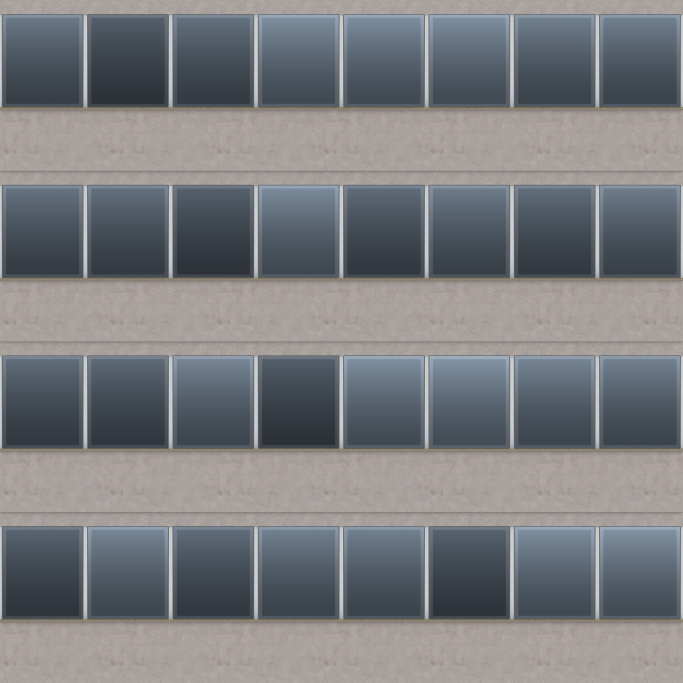
#> input picture Web/art/facades/office_color.jpg, 2048 x 2048 px (shown at 1/3 size); its folder holds 3 pictures in this run
$ python make_facade_rough.py
#> lines starting #> are read from the running program, lines starting #| are printed output that depends on the picture; after the words box and inside, x2 and y2 are one past the last pixel; in counts of white or black regions, pixels touching at a corner belong together
#!/usr/bin/env python3
"""Derives a roughness map for each photographed facade (Web/art/facades/<set>_color.jpg -> <set>_rough.jpg).

Glass in the photo (dark or blue-grey panes) is smooth and takes the sky; brick, stone, render and painted
frames are rough and take little of it. Without the map one roughness covered the whole wall, so either the
walls shone like the glass or the glass was as dull as the walls.

    python3 Tools/facades/make_facade_rough.py office flats civic
"""
import os, sys
import numpy as np
from PIL import Image, ImageFilter

DIR = os.path.join(os.path.dirname(os.path.abspath(__file__)), "..", "..", "Web", "art", "facades")
for name in sys.argv[1:] or ["office", "flats", "civic"]:
    im = Image.open(os.path.join(DIR, name + "_color.jpg")).convert("RGB")
#> im is the input picture: PIL image 2048x2048 RGB; mean R, G, B 122.6, 124, 127.7
    a = np.asarray(im).astype(np.float32) / 255
    r, g, b = a[..., 0], a[..., 1], a[..., 2]
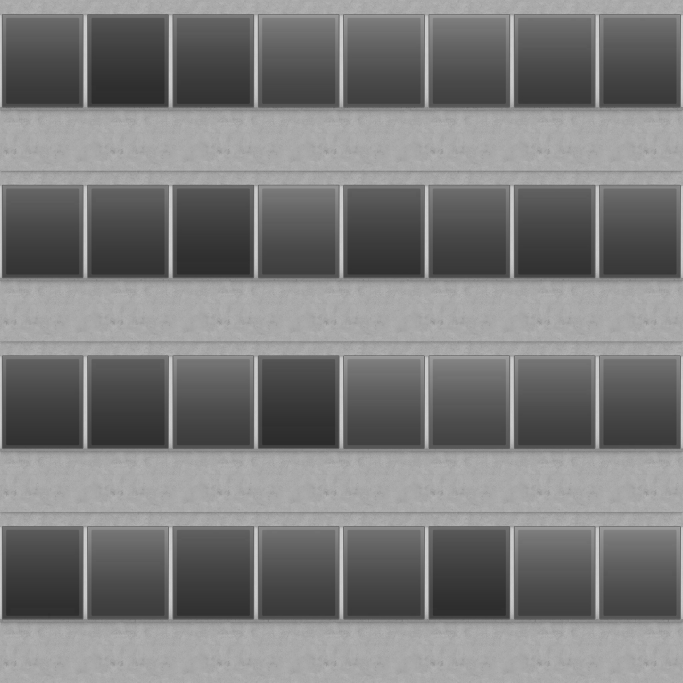
#> r: shape (2048, 2048) float32 (shown at 1/3 size); min 0.153, max 0.827, mean 0.481
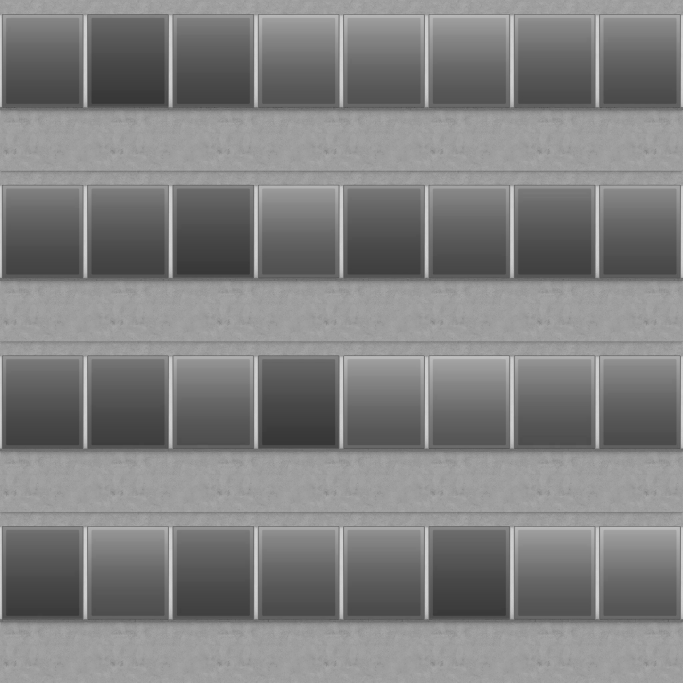
#> b: shape (2048, 2048) float32 (shown at 1/3 size); min 0.196, max 0.847, mean 0.501
    l = r * 0.299 + g * 0.587 + b * 0.114
    glass = (l < 0.5) & (b >= r - 0.01)
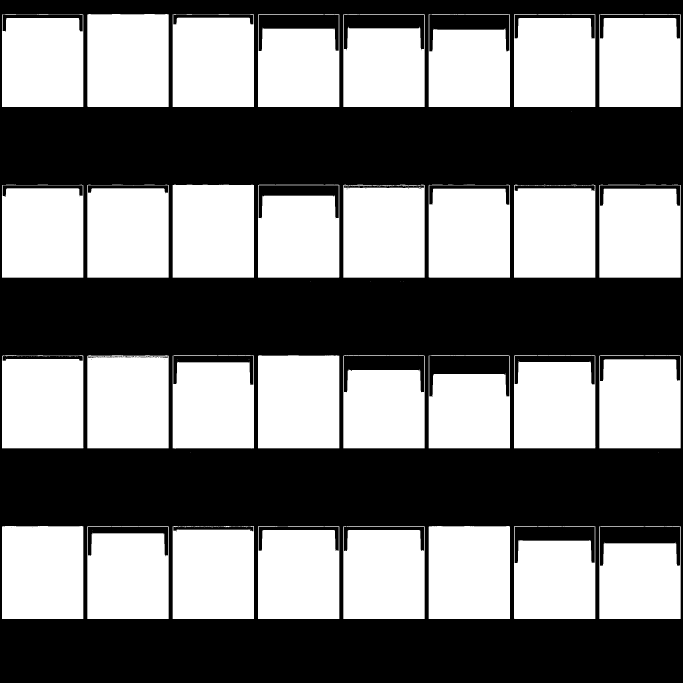
#> glass: shape (2048, 2048) bool (shown at 1/3 size); 48.1% white; 107 white regions (71 under 20 px), largest, box (x1, y1, x2, y2) and area: (6, 1578, 250, 1857) 67898, (262, 42, 506, 321) 67897, (518, 554, 762, 833) 67897
    # a curtained or lit pane is bright, but it is still glass: it is the hole inside a dark window frame
    from scipy import ndimage
    glass = ndimage.binary_fill_holes(glass)
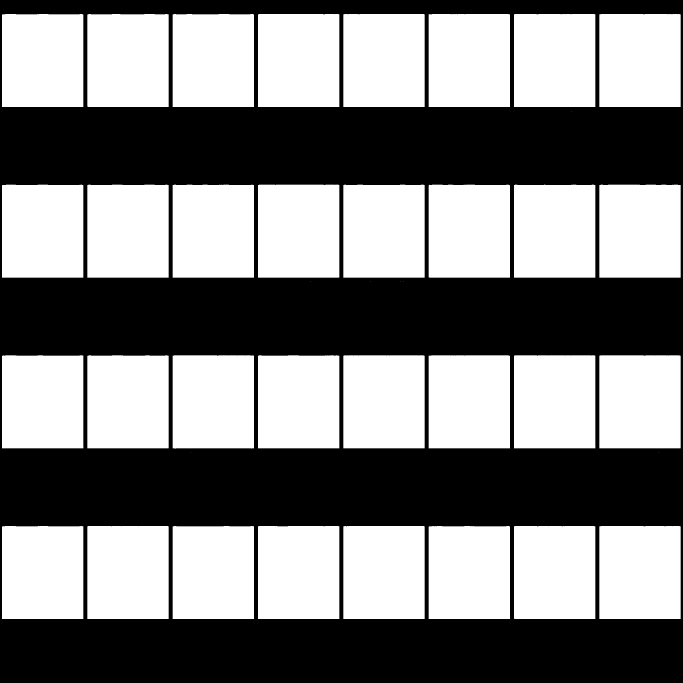
#> glass: shape (2048, 2048) bool (shown at 1/3 size); 51.9% white; 1 black region, box (x1, y1, x2, y2) and area: (0, 0, 2048, 2048) 2018963
    glass = np.asarray(Image.fromarray((glass * 255).astype(np.uint8)).filter(ImageFilter.MedianFilter(5))).astype(np.float32) / 255
#> glass: shape (2048, 2048) float32; values 0 (black) and 1 (white), 51.9% white; 1 black region, box (x1, y1, x2, y2) and area: (0, 0, 2048, 2048) 2019207
    detail = np.abs(l - np.asarray(im.convert("L").filter(ImageFilter.GaussianBlur(6))).astype(np.float32) / 255)
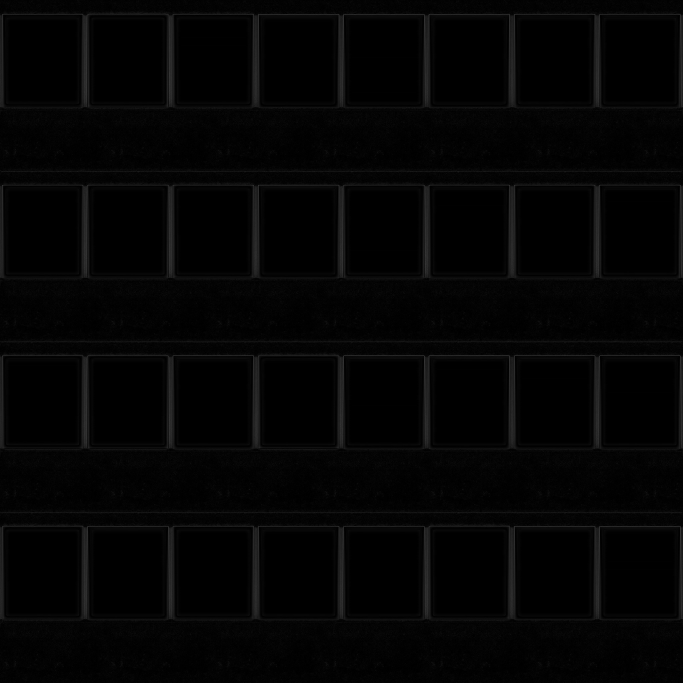
#> detail: shape (2048, 2048) float32 (shown at 1/3 size); min 0, max 0.333, mean 0.0179
    wall = np.clip(0.78 + detail * 0.8 - (l - 0.5) * 0.15, 0.55, 0.95)
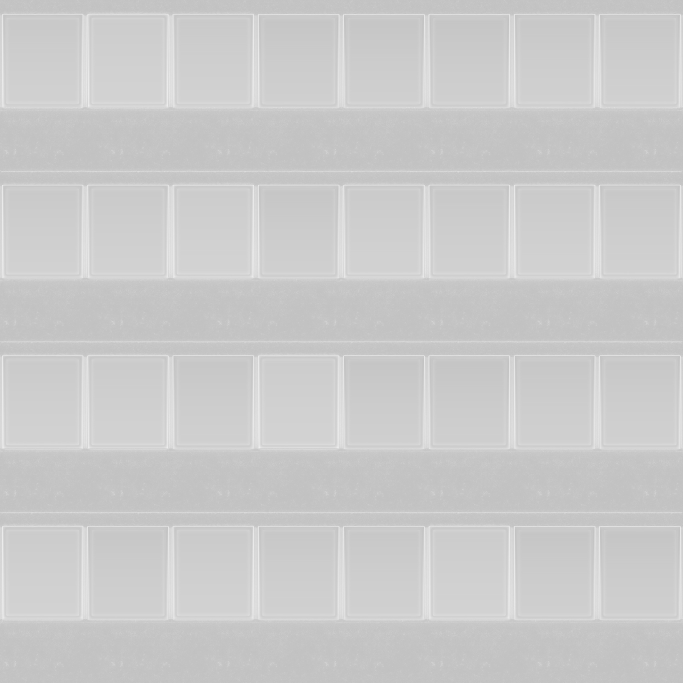
#> wall: shape (2048, 2048) float32 (shown at 1/3 size); min 0.756, max 0.95, mean 0.796
    rough = glass * (0.08 + detail * 0.3) + (1 - glass) * wall
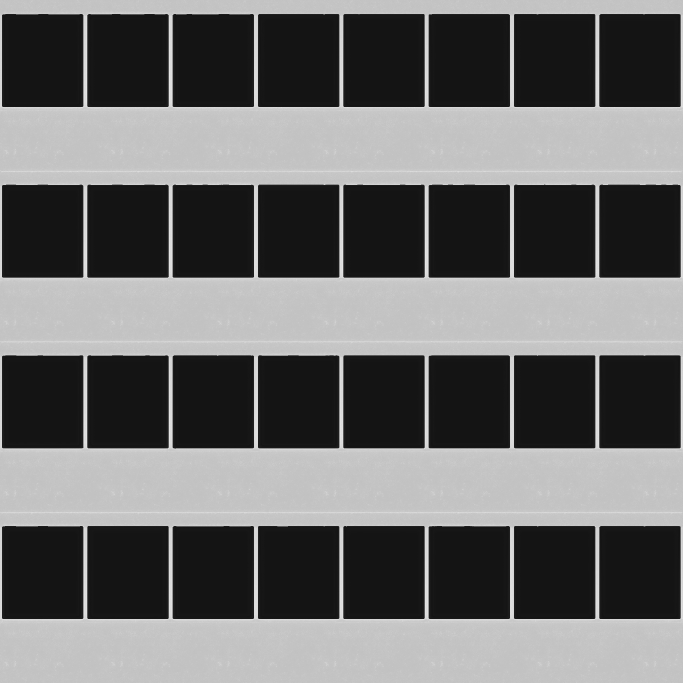
#> rough: shape (2048, 2048) float32 (shown at 1/3 size); min 0.08, max 0.95, mean 0.419
    Image.fromarray((np.clip(rough, 0, 1) * 255).astype(np.uint8)).convert("RGB").save(os.path.join(DIR, name + "_rough.jpg"), quality=88)
    print("wrote %s_rough.jpg (%.0f%% glass)" % (name, glass.mean() * 100))
#| wrote office_rough.jpg (52% glass)
#> pass 2 of the loop `for name in sys.argv[1:] or ["office", "flats", "civic"]:`:
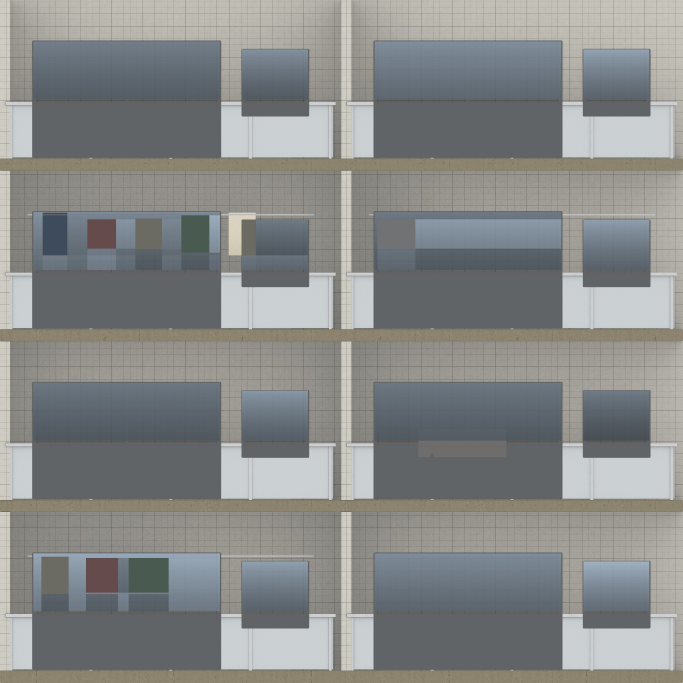
#> input picture Web/art/facades/flats_color.jpg, 2048 x 2048 px (shown at 1/3 size)
#> im is the input picture: PIL image 2048x2048 RGB; mean R, G, B 135.1, 137.3, 136.5
#> `glass = (l < 0.5) & (b >= r - 0.01)`:
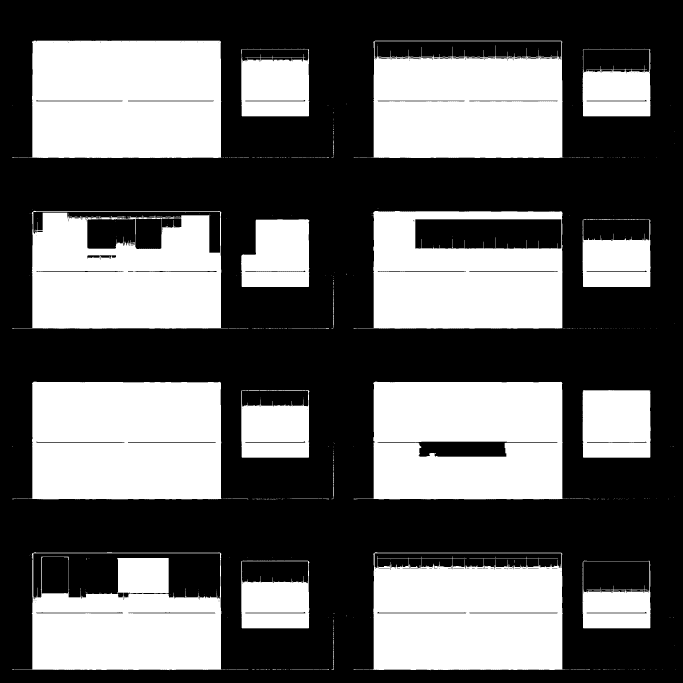
#> glass: shape (2048, 2048) bool (shown at 1/3 size); 39.4% white; 680 white regions (636 under 20 px), largest, box (x1, y1, x2, y2) and area: (86, 122, 664, 475) 197774, (87, 1145, 667, 1498) 197652, (1061, 1145, 1690, 1498) 186976
#> `rough = glass * (0.08 + detail * 0.3) + (1 - glass) * wall`:
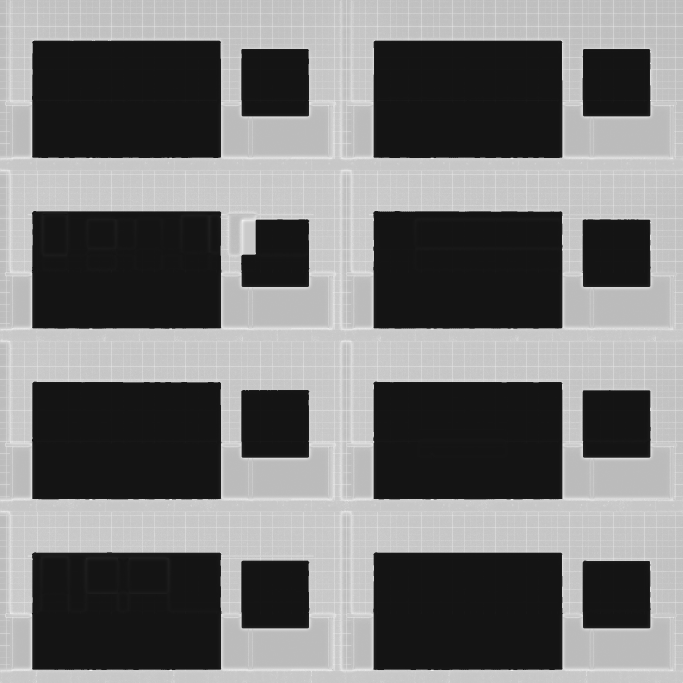
#> rough: shape (2048, 2048) float32 (shown at 1/3 size); min 0.08, max 0.95, mean 0.464
#| wrote flats_rough.jpg (46% glass)
#> pass 3 of the loop `for name in sys.argv[1:] or ["office", "flats", "civic"]:`:
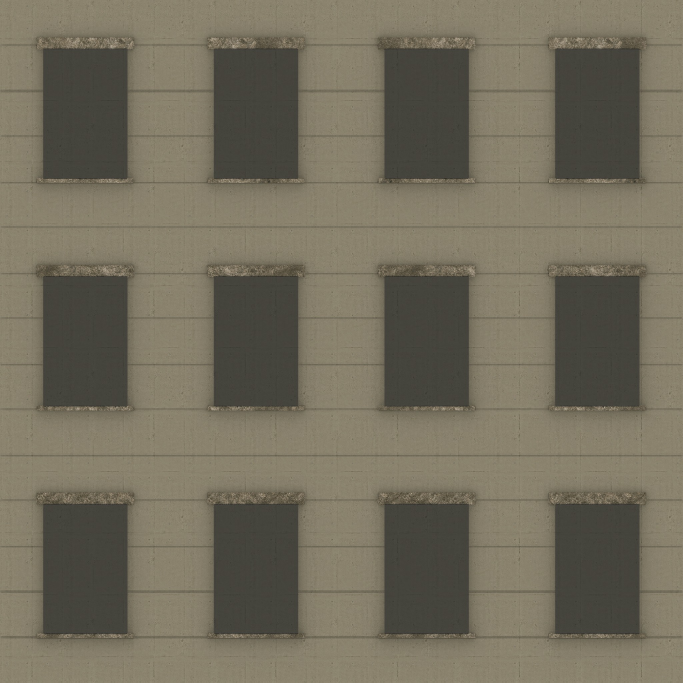
#> input picture Web/art/facades/civic_color.jpg, 2048 x 2048 px (shown at 1/3 size)
#> im is the input picture: PIL image 2048x2048 RGB; mean R, G, B 114.8, 109.2, 92.6
#> `glass = (l < 0.5) & (b >= r - 0.01)`:
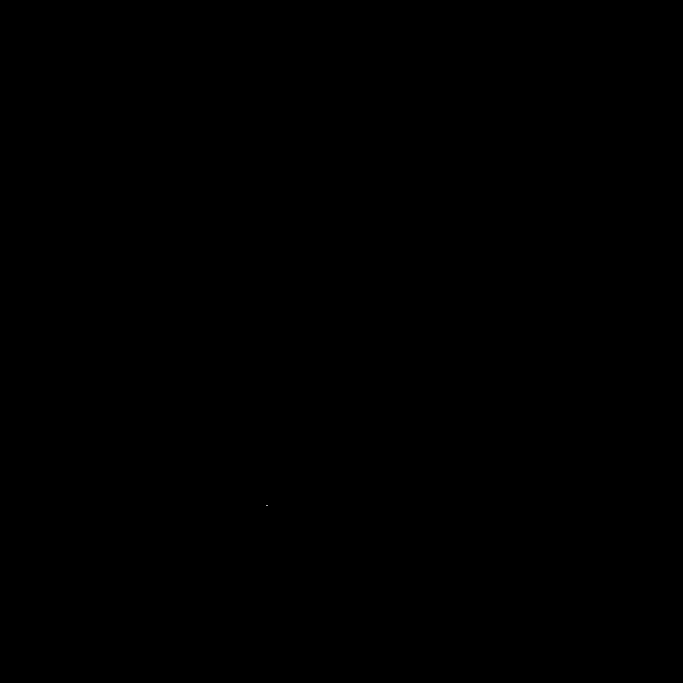
#> glass: shape (2048, 2048) bool (shown at 1/3 size); 0% white in thin lines or dots, all inside (x1, y1, x2, y2) = (800, 1515, 802, 1517)
#> `wall = np.clip(0.78 + detail * 0.8 - (l - 0.5) * 0.15, 0.55, 0.95)`:
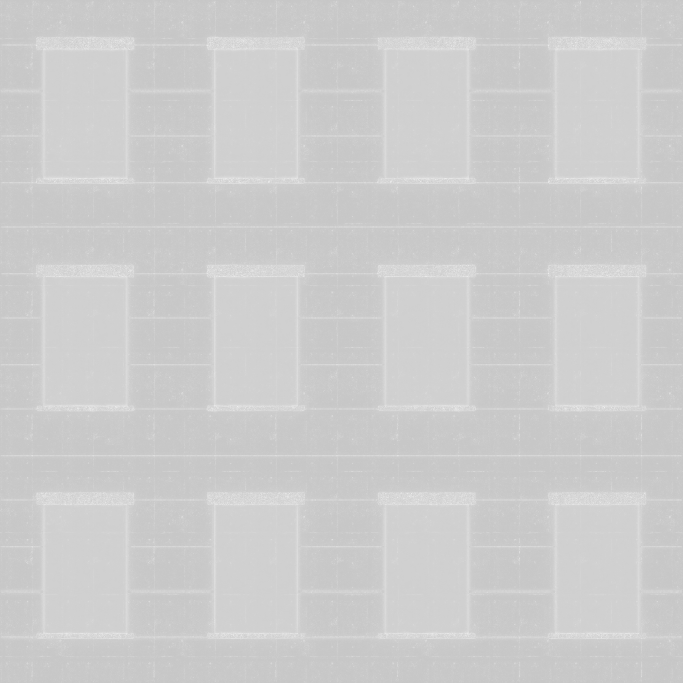
#> wall: shape (2048, 2048) float32 (shown at 1/3 size); min 0.776, max 0.95, mean 0.804
#| wrote civic_rough.jpg (0% glass)
